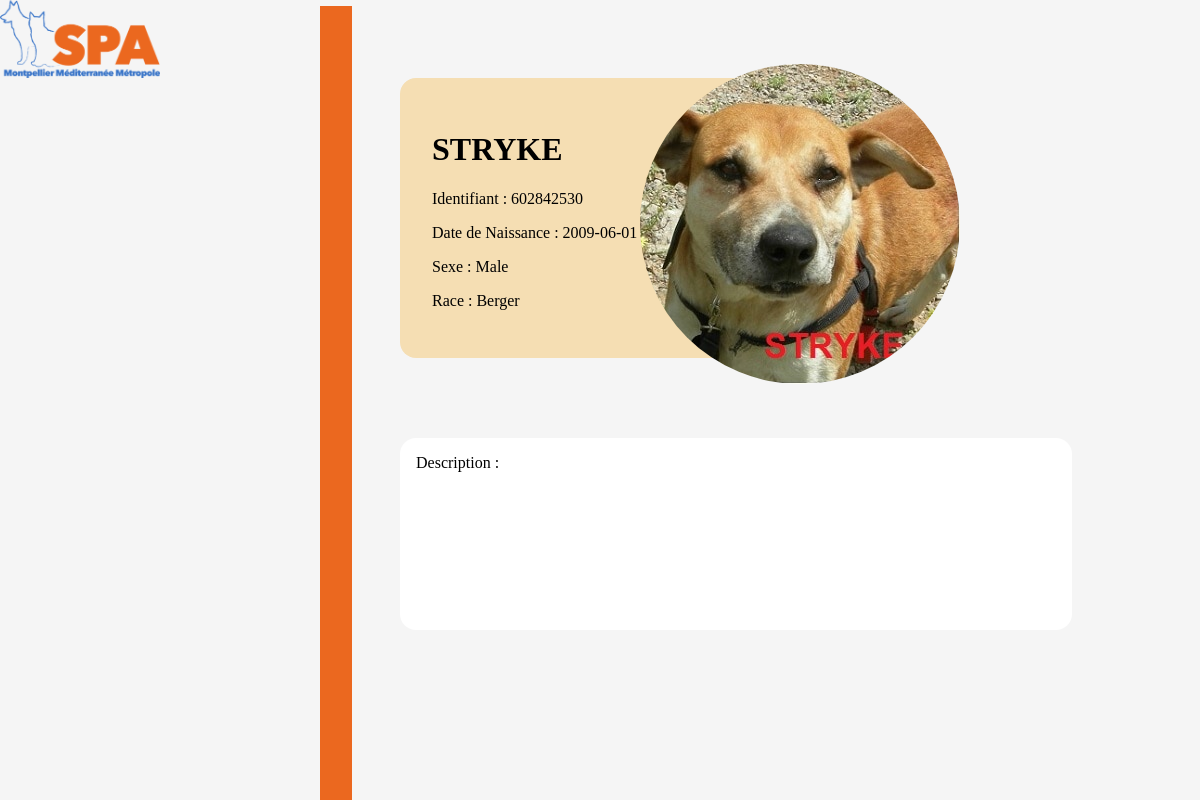
Screenshot of /Interface/Connexe/ficheChien.php?identifiant=602842530 with the database file from the repository.
### tables this page shows
CREATE TABLE `chien` (
  `idChien` int(10) NOT NULL,
  `nomChien` varchar(50) DEFAULT NULL,
  `dateNaissance` date DEFAULT NULL,
  `dateEntree` date DEFAULT NULL,
  `dateSortie` varchar(10) DEFAULT NULL,
  `idSexe` int(1) DEFAULT NULL,
  `idSterilisation` int(1) DEFAULT NULL,
  `idTarification` int(1) DEFAULT NULL,
  `idMordeur` int(1) DEFAULT NULL,
  `photo` text NOT NULL,
  `description` text NOT NULL
);

CREATE TABLE `sexe` (
  `IdSexe` int(1) NOT NULL,
  `NomSexe` varchar(7) DEFAULT NULL
);

CREATE TABLE `races` (
  `idRace` int(3) NOT NULL,
  `nomRace` varchar(34) DEFAULT NULL
);

### Interface/Connexe/ficheChien.php (the view, shortened to what this page needs)
<html>
<head>
	<link rel="stylesheet" href="../Style/style.css" type="text/css" />
	<link rel="stylesheet" href="../Style/ficheChien.css" type="text/css" />
</head>
<body>
	<a href="../home.php"><img id="logo" src="../Image/spaLogo.png"></a>
	<hr class="separation"/>
	<?php
	$bdd = getBD();
	$rep = $bdd->query('select * from chien where idChien='.$_GET["identifiant"]);
	$sexe = $bdd->query('select sexe.NomSexe from chien,sexe where chien.idChien='.$_GET["identifiant"].' and chien.idSexe=sexe.IdSexe');
	$race = $bdd->query('select races.nomRace from races, etrerace where etrerace.idChien='.$_GET["identifiant"].' and races.idRace=etrerace.idRace ');
	$race=$race->fetch();
	$sexe = $sexe->fetch();
	$ligne = $rep->fetch();
	echo '<img class="rond" src="../../BD/photo/'.$ligne["photo"].'">';
	echo '<div id="chien">';
	echo "<h1 id='titre'>".$ligne["nomChien"]."</h1>";
	echo '<p id="iden"> Identifiant : '.$ligne["idChien"].'</p>';
	echo '<p>Date de Naissance : '.$ligne['dateNaissance'].'</p>';
	echo '<p>Sexe : '.$sexe['NomSexe'].'</p>';
	echo '<p>Race : '.$race['nomRace'].'</p>';
	echo '</div>';
	echo '<p id="description"> Description : <br> '.$ligne["description"].'</p>'
	?>
</body>
</html>

### Interface/Style/style.css (style rules this page uses)
body { margin: 0px; background-color: whitesmoke; }
* { border-color: red solid 5px; font-family: "Agency FB", Calibri, "Californian FB", serif }
#logo { width: 10em; }
.rond { display: inline-block; width: 150px; height: 150px; border-radius: 50%; overflow: hidden; }
img { width: inherit; height: inherit; border-radius: inherit; }
img { object-fit: cover; object-position: right center; }
img { transition: object-position .25s; }
.separation { position: fixed; margin-top :0px; margin-left: 20em; height: 110%; width : 2em; background: #EB681F; border-style: none; }

### Interface/Style/ficheChien.css (style rules this page uses)
.separation { margin-top: -6%; }
.rond { float: right; width: 20em; height: 20em; margin-top: 4em; margin-right: 15em; }
#chien { background-color: wheat; padding: 2em; width: 20em; border-radius: 1em; margin-left: 25em; }
#description { background-color: white; border-radius: 1em; padding: 1em; height: 10em; width: 40em; margin-left: 25em; margin-top: 5em; }

### rows the page displays
chien: photo (picture), nomChien "STRYKE", idChien "602842530", dateNaissance "2009-06-01"
sexe: NomSexe "Male"
races: nomRace "Berger"
